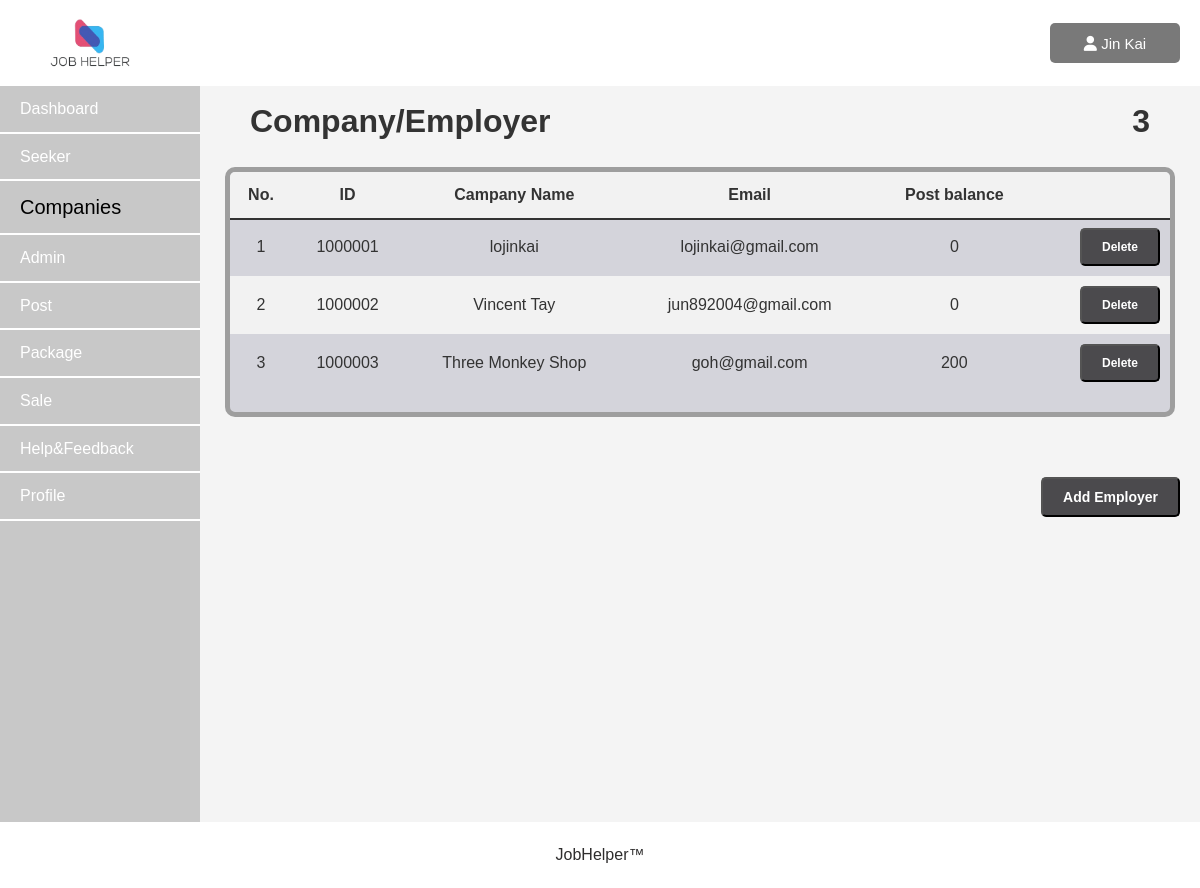
The app's page /Admin/Acompanymanagement.php (signed in), older data.
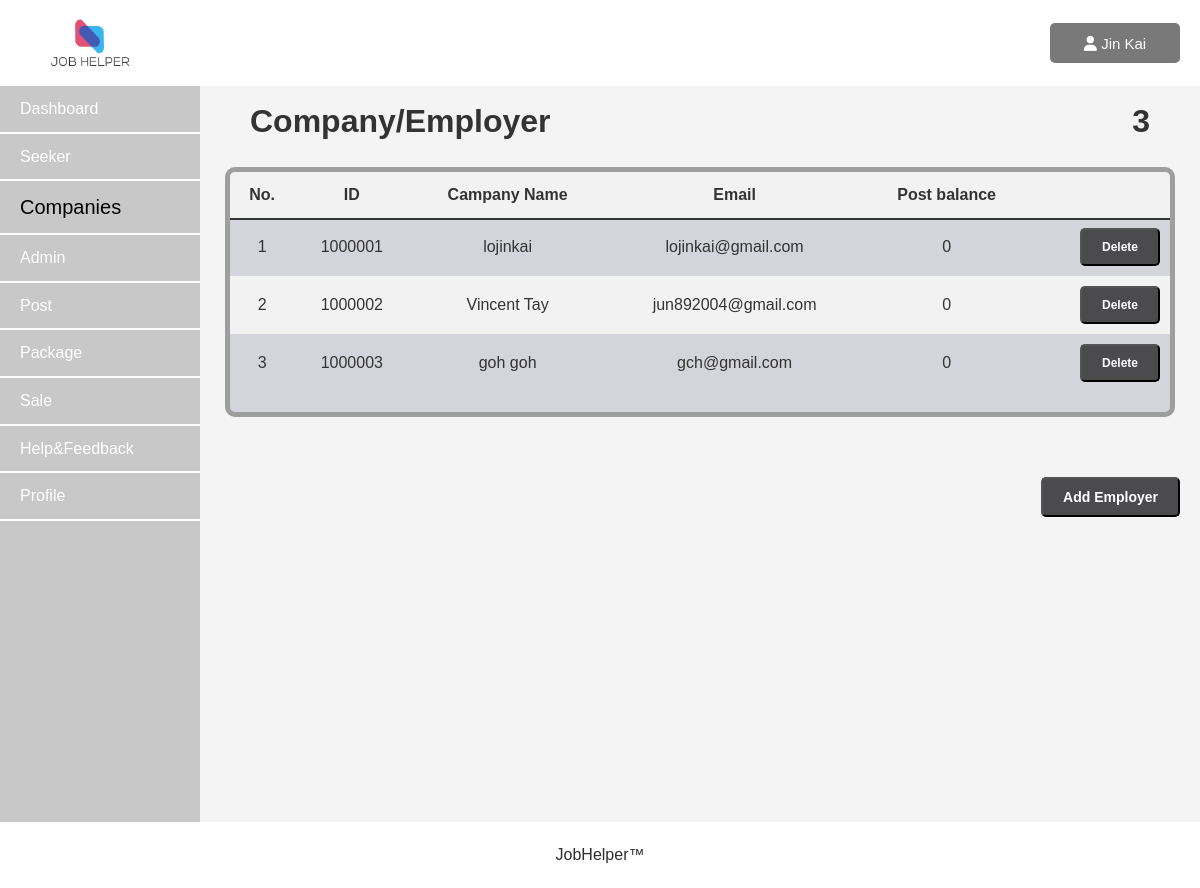
The same page, newer data.
### tables this page shows
CREATE TABLE employer (
        `id` INT NOT NULL PRIMARY KEY AUTO_INCREMENT,
        `employer_email` varchar(200) NOT NULL,
        `employer_name` varchar(500) NOT NULL,
        `password` varchar(500) NOT NULL,
        `balance` int NOT NULL
  );

### Admin/Acompanymanagement.php (the view, shortened to what this page needs)
<?php
    include("../Admin/Asession.php");
?>
<!DOCTYPE html>
<html lang="en">
<head>
    <link rel="stylesheet" href="Acompanymanagement.css">
    <link rel="stylesheet" href="https://cdnjs.cloudflare.com/ajax/libs/font-awesome/6.0.0-beta3/css/all.min.css">
</head>
<body>
    <header class="header">
        <img src="../general_image/jobhelper_logo.png" class="logo">
        <div>
            <button class="AdminAcc" onclick="displaybar()">
                <?php
                    $id = $_SESSION['id'];
                    $result = mysqli_query($connect,"SELECT * FROM admin where admin_id='$id'");
                    if($result)
                    {
                        $row = mysqli_fetch_assoc($result);
                        $fname = $row["admin_fname"];
                    }
                ?>
                <i class="fa-solid fa-user"></i><?php echo"   $fname"; ?>
            </button>
        </div>
    </header>
    <div class="container">
        <aside>
            <nav class="Menu">
                <ul>
                    <li><a href="Adashboard.php">Dashboard</a></li>
                    <li><a href="Aseekermanagement.php">Seeker</a></li>
                    <li><a href="Acompanymanagement.php"  id="now">Companies</a></li>
                    <li><a href="Aadminmanagement.php">Admin</a></li>
                    <li><a href="Apost.php">Post</a></li>
                    <li><a href="Apackage.php">Package</a></li>
                    <li><a href="Asale.php">Sale</a></li>
                    <li><a href="Ahelp.php">Help&Feedback</a></li>
                    <li><a href="Aprofile.php">Profile</a></li>
                </ul>
            </nav>
        </aside>
        <main>
            <?php
                $result = mysqli_query($connect,"SELECT count(*) AS total_employer FROM employer");
                if($result)
                {
                    $row = mysqli_fetch_assoc($result);
                    $total_employer = $row["total_employer"];
                }
            ?>
            <div class="amount">
                <h1>
                    <?php echo $total_employer?>
                </h1>
            </div>
            <h1>Company/Employer</h1>
            <div class="Acontainer">
                <table>
                    <thead>
                        <tr>
                            <th>No.</th>
                            <th>ID</th>
                            <th>Campany Name</th>
                            <th>Email</th>
                            <th>Post balance</th>
                            <th></th>
                        </tr>
                    </thead>
                    <tbody>
                        <?php
                            $result = mysqli_query($connect, "SELECT * FROM employer;");
                            $i = 1;
                            while($row = mysqli_fetch_assoc($result))
                            {
                        ?>
                        <tr>
                            <td><?php echo $i ?></td>
                            <td><?php echo $row["id"] ?></td>
                            <td><?php echo $row["employer_name"] ?></td>
                            <td><?php echo $row["employer_email"] ?></td>
                            <td><?php echo $row["balance"] ?></td>
                            <td>
                                <form method="POST" onsubmit="return confirmdelete(<?php echo $row['id']; ?>)" class="delete">
                                   <button type="submit" name="delete" value="<?php echo $row['id']; ?>" >Delete</button>
                                </form>
                            </td>
                        </tr>
                        <?php
                            $i++;
                        }
                        ?>
                    </tbody>
                </table>
            </div>
            <button onclick="display()" class="addbtn">Add Employer</button>
        </main>
    </div>
    <footer>
        <p>JobHelper&trade;</p>
    </footer>
</body>
</html>

### Admin/Acompanymanagement.css (style rules this page uses)
* { margin: 0; padding: 0; box-sizing: border-box; }
body { font-family: Arial, sans-serif; background-color: #f4f4f4; color: #333; line-height: 1.6; }
.header { display: flex; justify-content: space-between; align-items: center; background-color: White; color: #333; padding: 10px 20px; }
.logo { height: 50px; width: 80px; margin-left: 30px; margin-top: 8px; margin-bottom: 8px; }
.AdminAcc { color: white; background-color: #797979; padding: 10px; text-align: center; margin-left: 20px; cursor: pointer; border-radius: 5px; border: none; width: 130px; height: 40px; font-size: 15px; }
.container { display: flex; }
aside { width: 200px; background-color: rgb(200,200,200); color: #fff; }
aside nav ul { list-style-type: none; }
aside nav ul li { padding: 10px 20px; border: #fff; border-bottom: 2px solid ; }
aside nav ul li a#now { color: black; font-size: 20px; }
aside nav ul li a { color: #fff; text-decoration: none; }
footer { background-color: white; color: #2e2d2d; padding: 20px; text-align: center; }
table { width: 100%; border-collapse: collapse; margin-bottom: 20px; }
thead { position: sticky; top: 0; }
thead::after { border-bottom: solid 2px; content: ''; position: absolute; left: 0; right: 0; }
th, td { padding: 10px; text-align: center; }
th { background-color: #f2f2f2; }
tr:nth-child(even) { background-color: #f2f2f2; }
h1 { margin: 50px; margin-bottom: 10px; margin-top: 10px; }
.Acontainer { border: #9e9e9e solid 2px; margin: auto; border-width: thick; border-radius: 10px; width: 95%; margin-bottom: 50px; background-color: #d4d4db; max-height : 60vh; overflow-y: auto; margin-top: 20px; }
main { flex: 1; height: 92vh; max-height: 92vh; overflow-y: auto; }
.addbtn { padding: 10px 20px; border-radius: 5px; background-color: #4b4a4d; color: #fff; font-size: 14px; font-weight: bold; text-align: center; margin-top: 10px; float: right; margin-right: 20px; }
.amount { float: right; }
.delete { float: right; }
.delete button { padding: 10px 20px; border-radius: 5px; background-color: #4b4a4d; color: #fff; font-size: 12px; font-weight: bold; text-align: center; }

Row changes from the older to the newer data that the page shows:
changed employer id 1000003: employer_name "Three Monkey Shop" → "goh goh"; employer_email "goh@gmail.com" → "gch@gmail.com"; balance "200" → "0"
